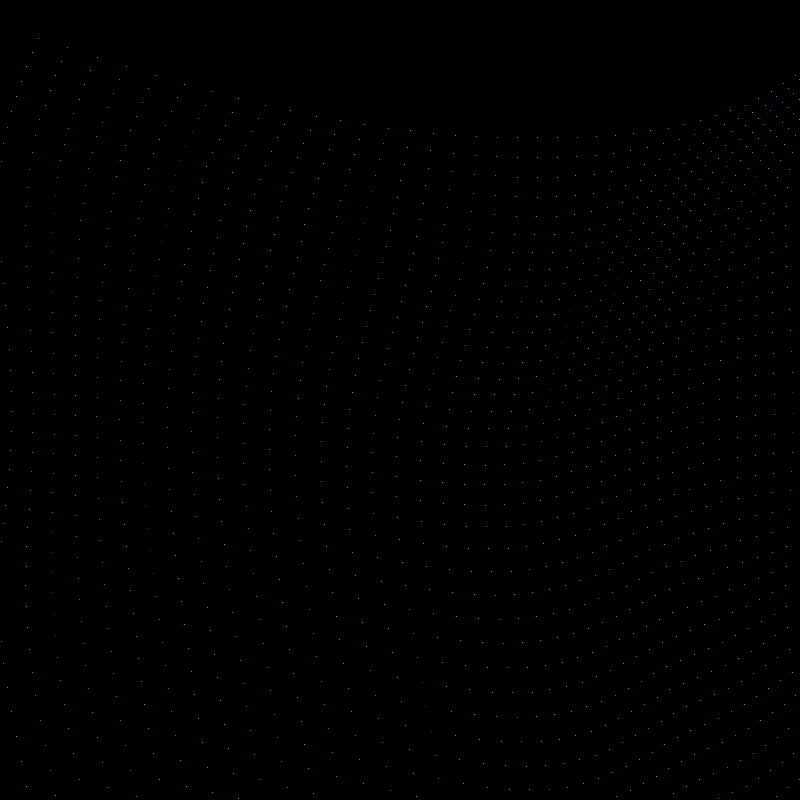
Frame 1 (no input)
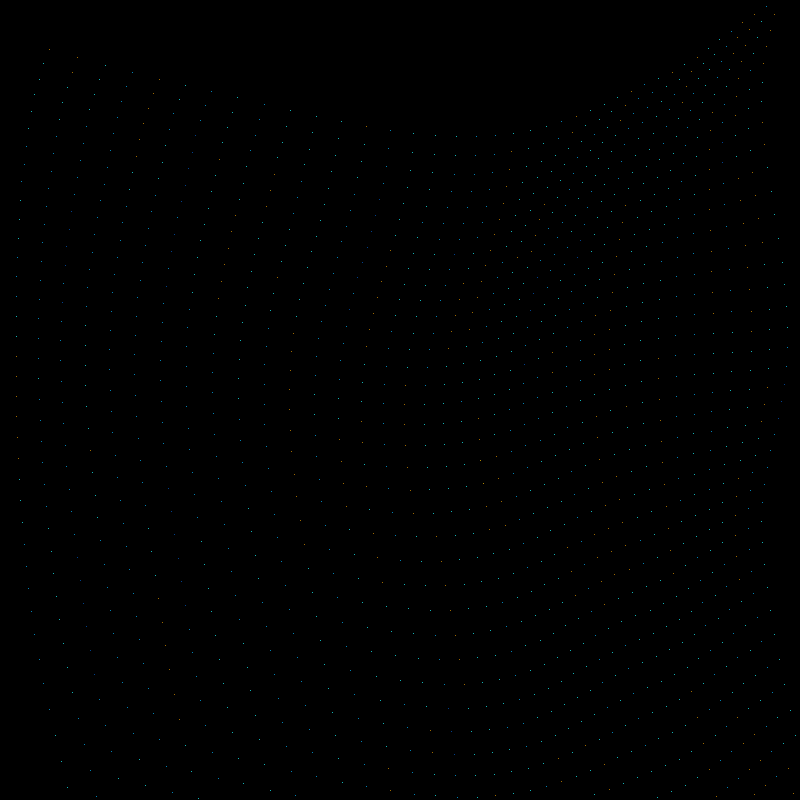
Frame 60 (the mouse pressed at the canvas centre just before this capture)
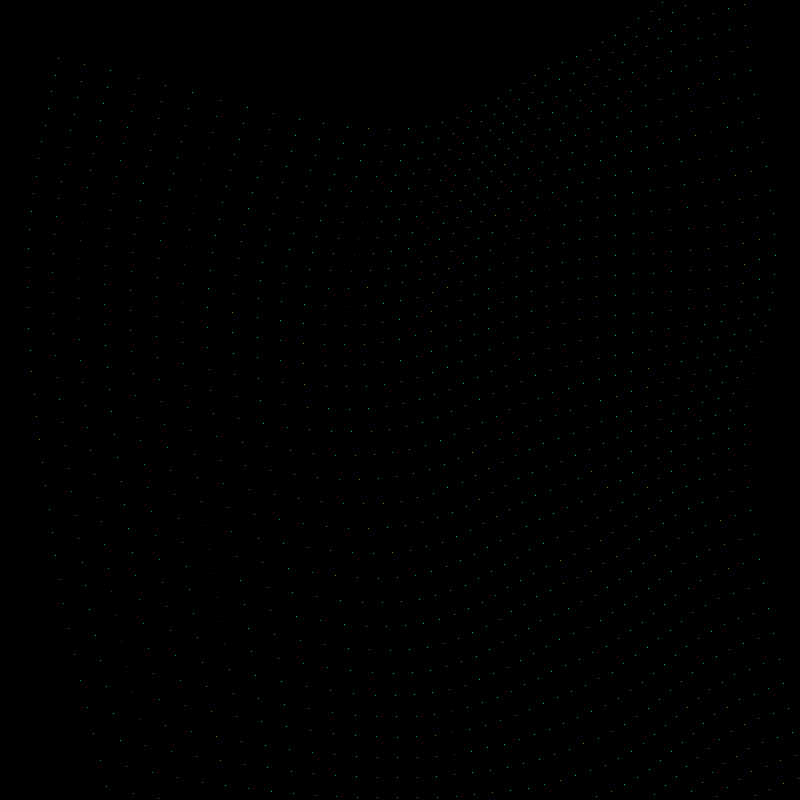
Frame 120 (the mouse held since frame 60 and released just before this capture)

The Processing sketch that drew these frames (run headless with seeded random() and noise(); from frame 60 on, the mouse is pressed at the canvas centre):

// Processing sketch: sketch_04_noise_grid_time
// ── sketch_04_noise_grid_time.pde
// Gestalten mit Code - day 03 - advanced lectures

/**
 * Perlin noise fields
 * Step 4, draw noise grid add time and get it moving
 *
 */


// ArrayList of PVector holding position data
ArrayList<PVector> points = new ArrayList<PVector>();
float time = 0.0;

// colors used for points
color[] palette = {
  color(0, 91, 197),
  color(0, 180, 252),
  color(23, 249, 255),
  color(223, 147, 0),
  color(248, 190, 0)
};


void setup() {
  size(800, 800);
  strokeWeight(1);
  stroke(255);
  background(0);
  noFill();
  smooth(8);

  // prefill our positions vector
  for (float x=-1; x<=1; x+=0.05) {
    for (float y=-1; y<=1; y+=0.05) {
      PVector v = new PVector(x, y);
      points.add(v);
    }
  }
}

void draw() {
  background(0);
  
  int index = 0;
  for (PVector point : points) {
    float mX = point.x*0.2 + time;
    float mY = point.y*0.2 + time;
    float offset = map(noise(mX, mY), 0, 1, -1, 1);
    
    float x = map(point.x+offset, -1, 1, 0, width);
    float y = map(point.y+offset, -1, 1, 0, height);
    
    int pIndex = (int)(palette.length*noise(index/10.0)); // vary noise function
    stroke(palette[pIndex]); // add alpha
    point(x, y);
    
    index++;
  }
  
  time += 0.0006;
}
